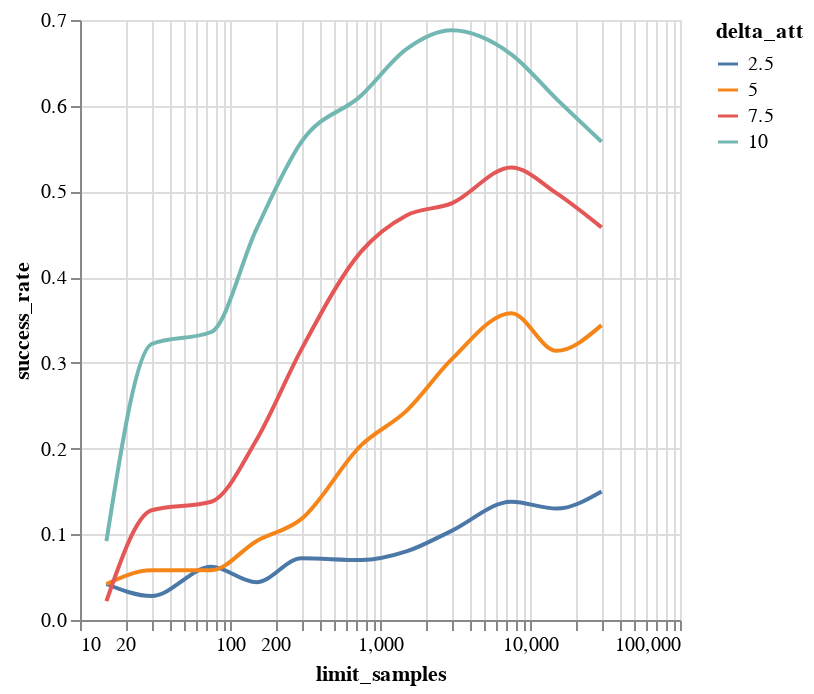

The cell this chart's notebook holds for it:
### Code cell
agg_df = (
    runs_df
    .with_columns((pl.col("limit_samples") * 3).alias("limit_samples"))
    .group_by(["limit_samples", "delta_att"])
    .agg(
      pl.col("success_rate").mean().alias("success_rate"),
      pl.col("z_avg").mean().alias("z_avg"),
    )
    .sort(["delta_att", "limit_samples"])
)

chart = alt.Chart(agg_df.to_pandas()).mark_line(interpolate="monotone").encode(
    x=alt.X("limit_samples", type="quantitative").scale(type="log"),
    y=alt.Y("success_rate", type="quantitative"),
    color=alt.Color("delta_att", type="nominal", title="delta_att"),
)
chart

### Figure 1 — Vega-Lite specification as saved in the notebook (floating-point values rounded to 4 significant figures)
{"config": {"view": {"continuousWidth": 300, "continuousHeight": 300}}, "data": {"name": "data-15a29f622a4153cc2a7c7204ee3355fe"}, "mark": {"type": "line", "interpolate": "monotone"}, "encoding": {"color": {"field": "delta_att", "title": "delta_att", "type": "nominal"}, "x": {"field": "limit_samples", "scale": {"type": "log"}, "type": "quantitative"}, "y": {"field": "success_rate", "type": "quantitative"}}, "$schema": "https://vega.github.io/schema/vega-lite/v5.20.1.json", "datasets": {"data-15a29f622a4153cc2a7c7204ee3355fe": [{"limit_samples": 15, "delta_att": 2.5, "success_rate": 0.042, "z_avg": 0.0004136}, {"limit_samples": 30, "delta_att": 2.5, "success_rate": 0.028, "z_avg": 0.01831}, {"limit_samples": 75, "delta_att": 2.5, "success_rate": 0.062, "z_avg": 0.08803}, {"limit_samples": 150, "delta_att": 2.5, "success_rate": 0.044, "z_avg": 0.1141}, {"limit_samples": 300, "delta_att": 2.5, "success_rate": 0.072, "z_avg": 0.1825}, {"limit_samples": 750, "delta_att": 2.5, "success_rate": 0.07, "z_avg": 0.2308}, {"limit_samples": 1500, "delta_att": 2.5, "success_rate": 0.08, "z_avg": 0.3807}, {"limit_samples": 3000, "delta_att": 2.5, "success_rate": 0.104, "z_avg": 0.5239}, {"limit_samples": 7500, "delta_att": 2.5, "success_rate": 0.138, "z_avg": 0.5792}, {"limit_samples": 15000, "delta_att": 2.5, "success_rate": 0.13, "z_avg": 0.6683}, {"limit_samples": 30000, "delta_att": 2.5, "success_rate": 0.15, "z_avg": 0.6706}, {"limit_samples": 15, "delta_att": 5.0, "success_rate": 0.042, "z_avg": 0.02381}, {"limit_samples": 30, "delta_att": 5.0, "success_rate": 0.058, "z_avg": 0.1132}, {"limit_samples": 75, "delta_att": 5.0, "success_rate": 0.058, "z_avg": 0.1765}, {"limit_samples": 150, "delta_att": 5.0, "success_rate": 0.092, "z_avg": 0.3204}, {"limit_samples": 300, "delta_att": 5.0, "success_rate": 0.118, "z_avg": 0.4892}, {"limit_samples": 750, "delta_att": 5.0, "success_rate": 0.204, "z_avg": 0.9038}, {"limit_samples": 1500, "delta_att": 5.0, "success_rate": 0.244, "z_avg": 1.014}, {"limit_samples": 3000, "delta_att": 5.0, "success_rate": 0.304, "z_avg": 1.187}, {"limit_samples": 7500, "delta_att": 5.0, "success_rate": 0.358, "z_avg": 1.37}, {"limit_samples": 15000, "delta_att": 5.0, "success_rate": 0.314, "z_avg": 1.328}, {"limit_samples": 30000, "delta_att": 5.0, "success_rate": 0.344, "z_avg": 1.272}, {"limit_samples": 15, "delta_att": 7.5, "success_rate": 0.022, "z_avg": 0.00196}, {"limit_samples": 30, "delta_att": 7.5, "success_rate": 0.128, "z_avg": 0.4105}, {"limit_samples": 75, "delta_att": 7.5, "success_rate": 0.138, "z_avg": 0.1307}, {"limit_samples": 150, "delta_att": 7.5, "success_rate": 0.21, "z_avg": 0.7091}, {"limit_samples": 300, "delta_att": 7.5, "success_rate": 0.316, "z_avg": 1.205}, {"limit_samples": 750, "delta_att": 7.5, "success_rate": 0.43, "z_avg": 1.604}, {"limit_samples": 1500, "delta_att": 7.5, "success_rate": 0.472, "z_avg": 1.842}, {"limit_samples": 3000, "delta_att": 7.5, "success_rate": 0.486, "z_avg": 1.832}, {"limit_samples": 7500, "delta_att": 7.5, "success_rate": 0.528, "z_avg": 2.083}, {"limit_samples": 15000, "delta_att": 7.5, "success_rate": 0.498, "z_avg": 1.923}, {"limit_samples": 30000, "delta_att": 7.5, "success_rate": 0.458, "z_avg": 1.742}, {"limit_samples": 15, "delta_att": 10.0, "success_rate": 0.092, "z_avg": 0.2351}, {"limit_samples": 30, "delta_att": 10.0, "success_rate": 0.322, "z_avg": 1.271}, {"limit_samples": 75, "delta_att": 10.0, "success_rate": 0.336, "z_avg": 0.6143}, {"limit_samples": 150, "delta_att": 10.0, "success_rate": 0.456, "z_avg": 1.362}, {"limit_samples": 300, "delta_att": 10.0, "success_rate": 0.558, "z_avg": 2.198}, {"limit_samples": 750, "delta_att": 10.0, "success_rate": 0.612, "z_avg": 2.481}, {"limit_samples": 1500, "delta_att": 10.0, "success_rate": 0.666, "z_avg": 2.961}, {"limit_samples": 3000, "delta_att": 10.0, "success_rate": 0.688, "z_avg": 2.894}, {"limit_samples": 7500, "delta_att": 10.0, "success_rate": 0.66, "z_avg": 2.589}, {"limit_samples": 15000, "delta_att": 10.0, "success_rate": 0.608, "z_avg": 2.231}, {"limit_samples": 30000, "delta_att": 10.0, "success_rate": 0.558, "z_avg": 2.138}]}}
